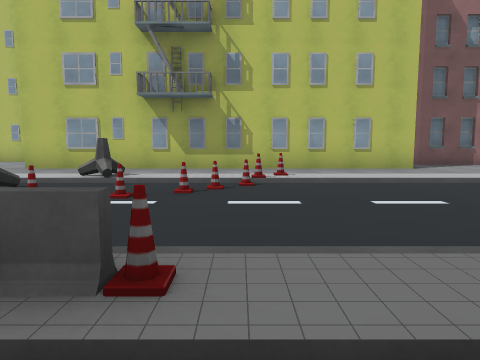
View 1 (above)

24 first-person views from a walk through a scene from a Unity 3-D project. The camera is 1.2 m above the floor, tilts 6° down and sees 70° across. The floor is counted in squares, 2 m on a side. Each view is taken from the middle of a square. On the plan, view 1 faces up. The plan holds only what a view shows up to about 10 squares ahead; the rest is blank. The place goes on beyond the plan. The player character is not drawn. Some surface patterns are stand-ins.

View 2
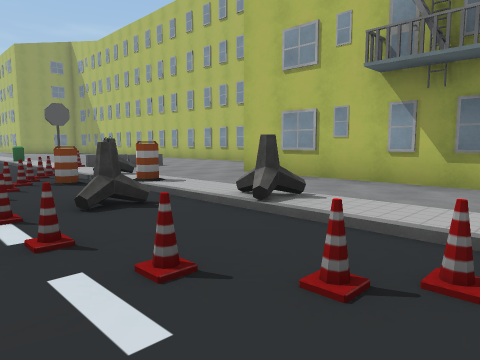

View 3
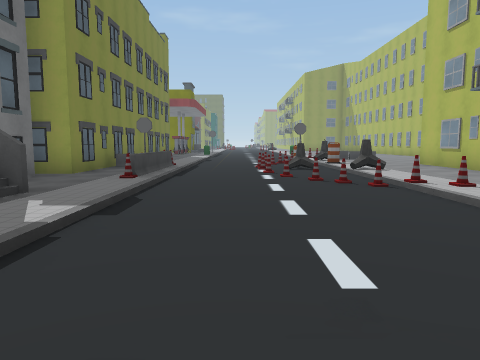

View 4
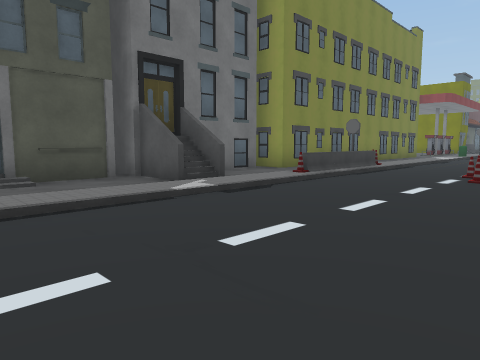

View 5
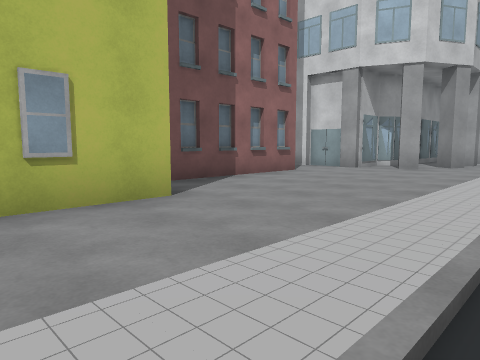

View 6
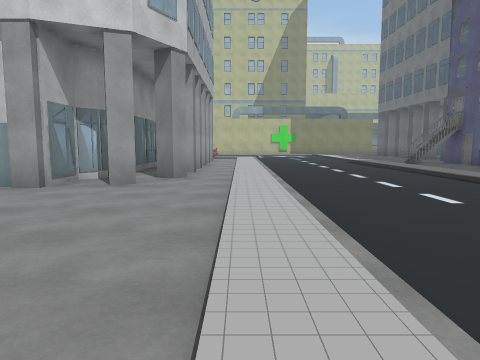

View 7
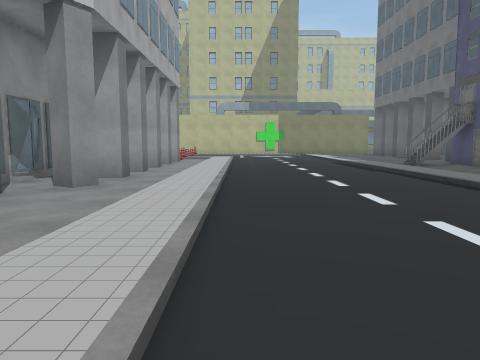

View 8
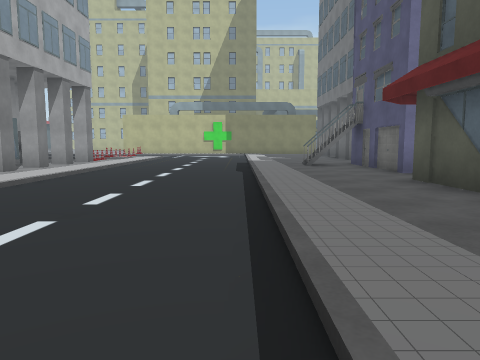

View 9
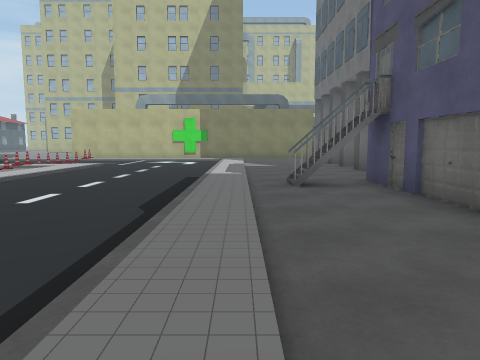

View 10
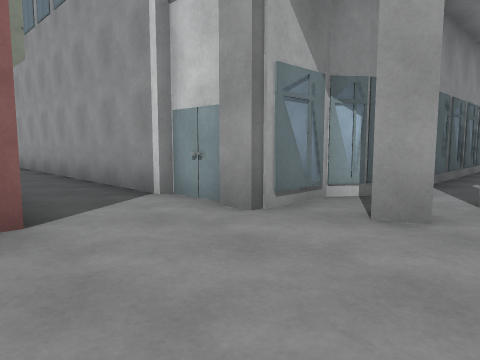

View 11
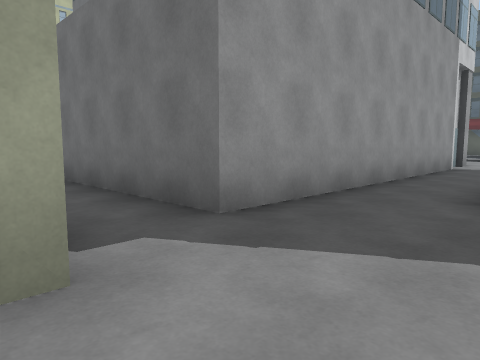

View 12
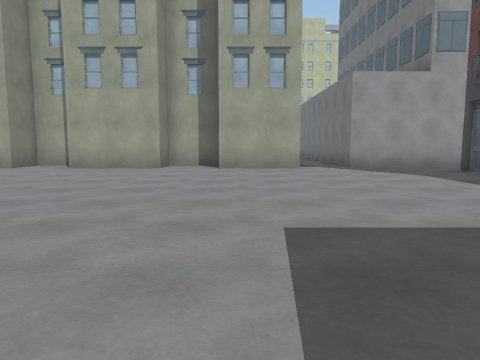

View 13
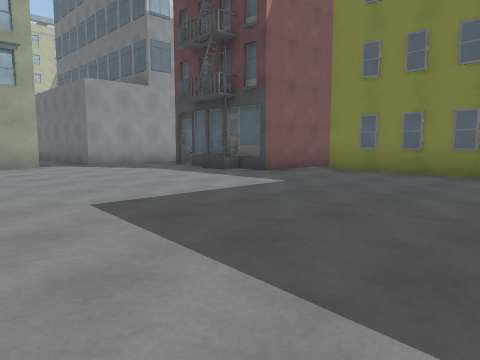

View 14
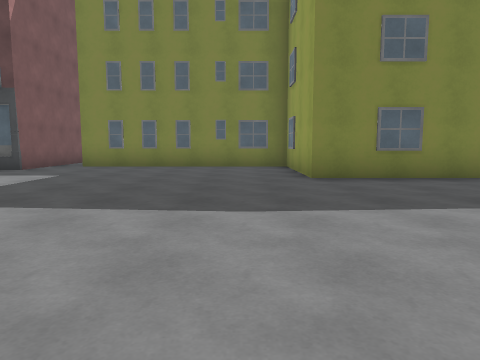

View 15
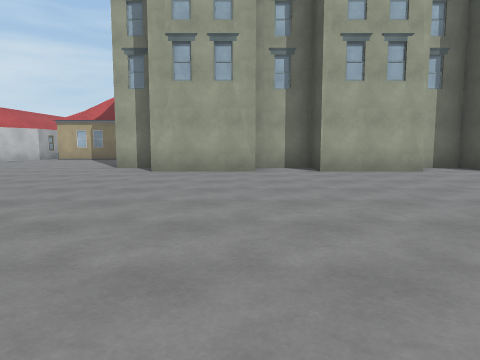

View 16
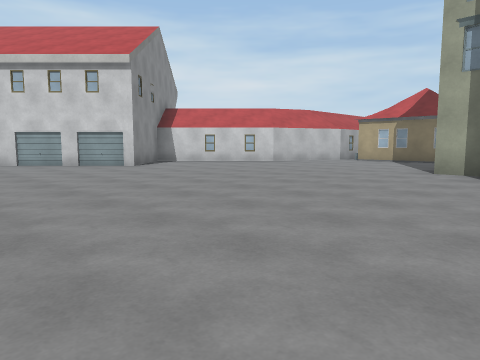

View 17
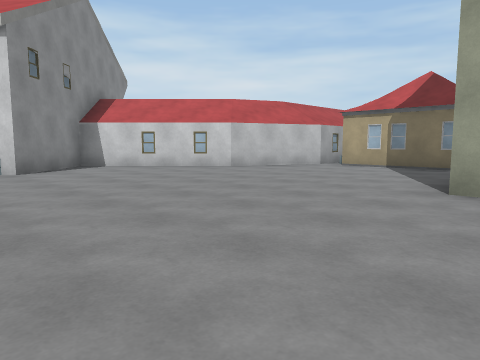

View 18
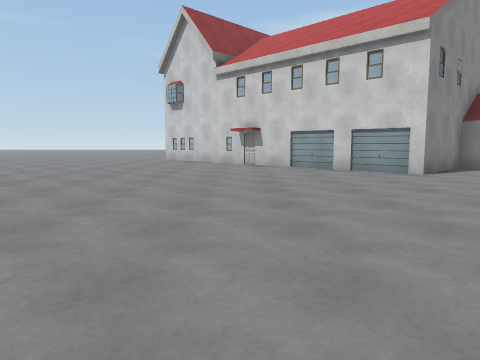

View 19
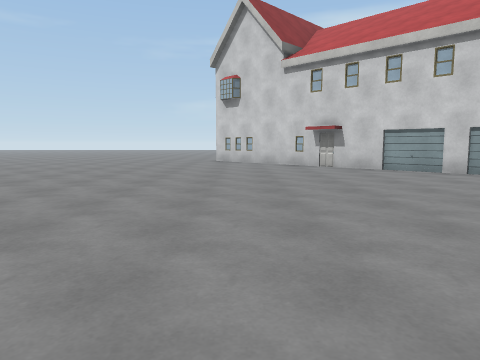

View 20
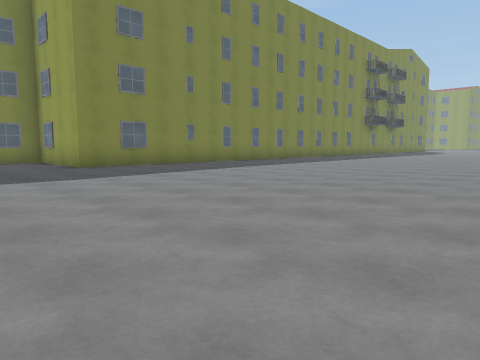

View 21
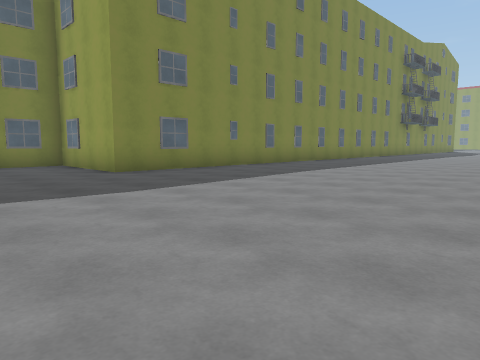

View 22
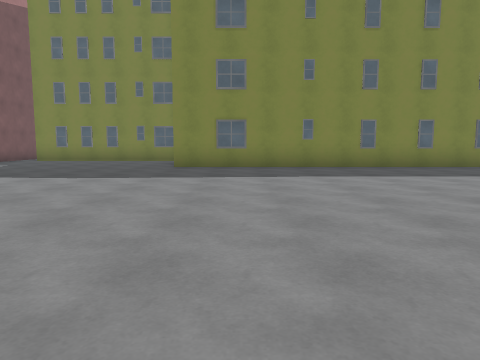

View 23
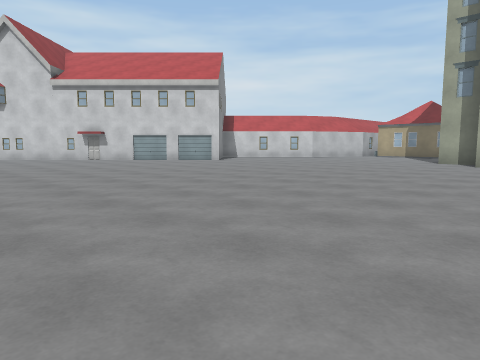

View 24
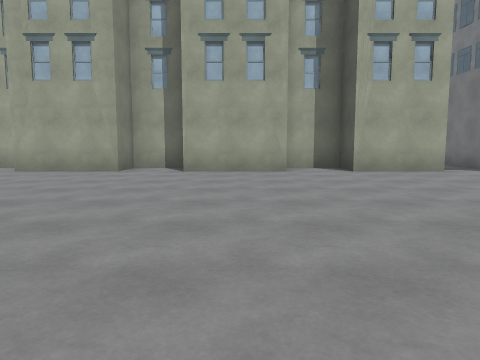

### Floor plan
Key: @ floor where view 1 was taken; # wall or solid block; x gap in a wall; . floor; / step, stairs or slope; = window, fence, low wall or low ledge; B building; C cone; S sign; O other object.
Columns run from 8 left of view 1 to 21 right of it. Each row starts with its distance up from view 1.
 40     ........##
 39     .........##  ##
 38      .........######
 37       ..........#..##
 36       ..............###
 35        ...............##
 34         ...............#
 33         ...............#
 32         ...............#
 31         ...............#
 30        ............#
 29        ...........##
 28        ...........##
 27      . ...........##
 26   .................#
 25 ..................##
 24 ..................##
 23 ..................##
 22 ...................#
 21 ..................##
 20 ..................#
 19 .....................
 18 #######...........#####
 17       #...........#
 16       ##.....#B##.#
 15        #######   .B
 14              #   .B
 13              #   .B
 12                  .B
 11                  .B
 10  ..         #####.B
  9 ...##########......BBBBBBB
  8 =..................B.....
  7 =...................BB.BBB
  6 O O O O  C///////////////
  5  OCO./..C..... .............
  4  .SCOOCC...... ...............
  3   C..C........  ..............
  2     S......... .............
  1      ===C/       /////////////
  0      ...@BB..    ........#....
 -1       #####B#      ###...x....
 -2           #          #### .BBB

Where each view was taken, in squares from view 1:
view 1: 0 up, 0 right, facing up
view 2: 3 up, 0 right, facing up-left
view 3: 3 up, 5 right, facing left
view 4: 5 up, 5 right, facing down-left
view 5: 5 up, 2 right, facing up-right
view 6: 6 up, 5 right, facing right
view 7: 5 up, 7 right, facing right
view 8: 2 up, 7 right, facing right
view 9: 1 up, 11 right, facing right
view 10: 7 up, 8 right, facing up-right
view 11: 20 up, 8 right, facing down-right
view 12: 21 up, 1 right, facing right
view 13: 22 up, 0 right, facing down-right
view 14: 24 up, 0 right, facing down
view 15: 27 up, 2 right, facing right
view 16: 28 up, 3 right, facing up-right
view 17: 29 up, 6 right, facing up-right
view 18: 30 up, 4 right, facing up
view 19: 31 up, 2 right, facing up
view 20: 27 up, 2 right, facing down-left
view 21: 25 up, 2 right, facing down-left
view 22: 27 up, 3 left, facing down
view 23: 27 up, 1 left, facing up-right
view 24: 24 up, 2 right, facing right
